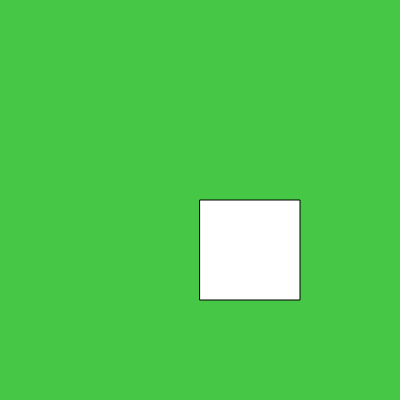
Frame 1 (no input)
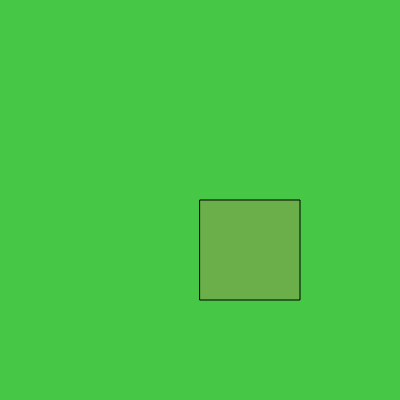
Frame 60 (no input)
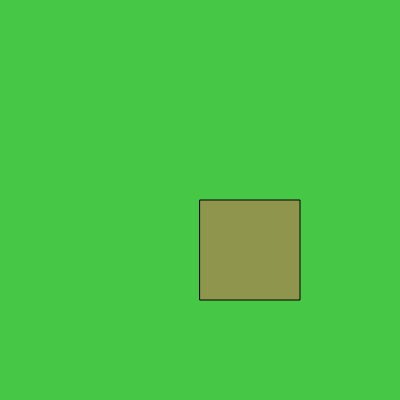
Frame 120 (the mouse pressed at the canvas centre since frame 60)

The p5.js sketch that drew these frames (run headless with seeded random() and noise() and a simulated clock; from frame 60 on, the mouse is pressed at the canvas centre):

// p5.js sketch
// ── sketch.js
function setup() {
  createCanvas(400, 400)
  
  
}

function draw() {
  background(70, 200, 70);
  rect(200, 200, 100, 100);
  fill(230, 90, 89, frameCount)

  }
 
function keyPressed() {
  if (key == 'j' || key == 'J'){
  console.log("mic check... J edition");
}
  }
